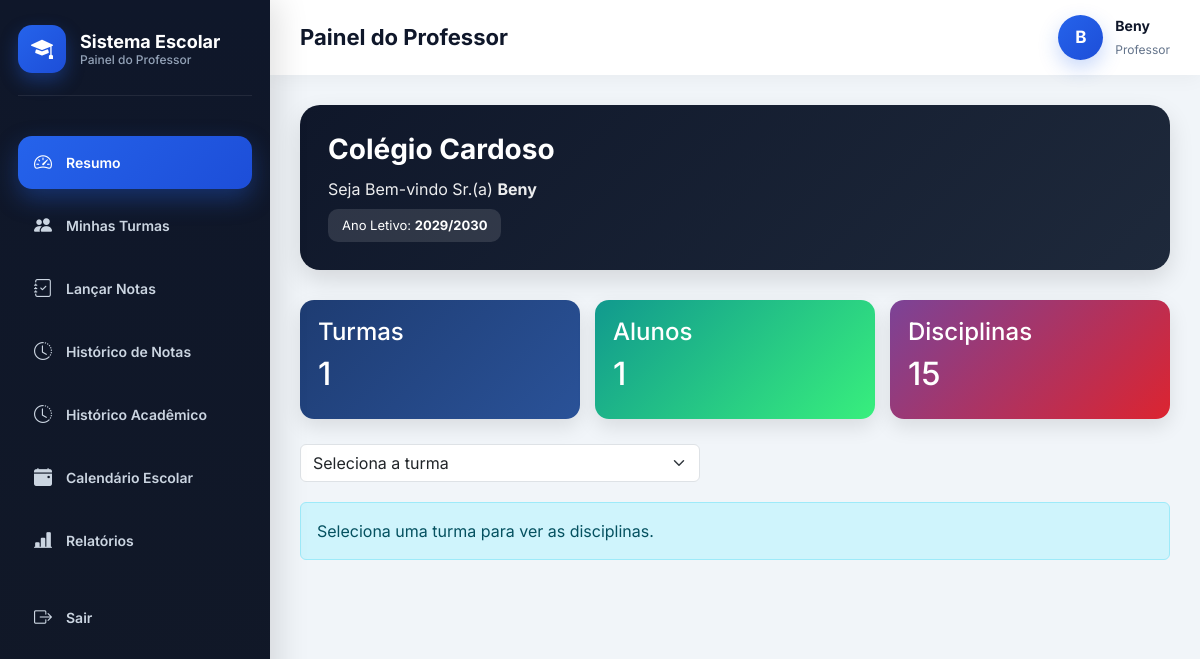
/dashboard/professor/ (signed in), run on an earlier commit of the app's database.
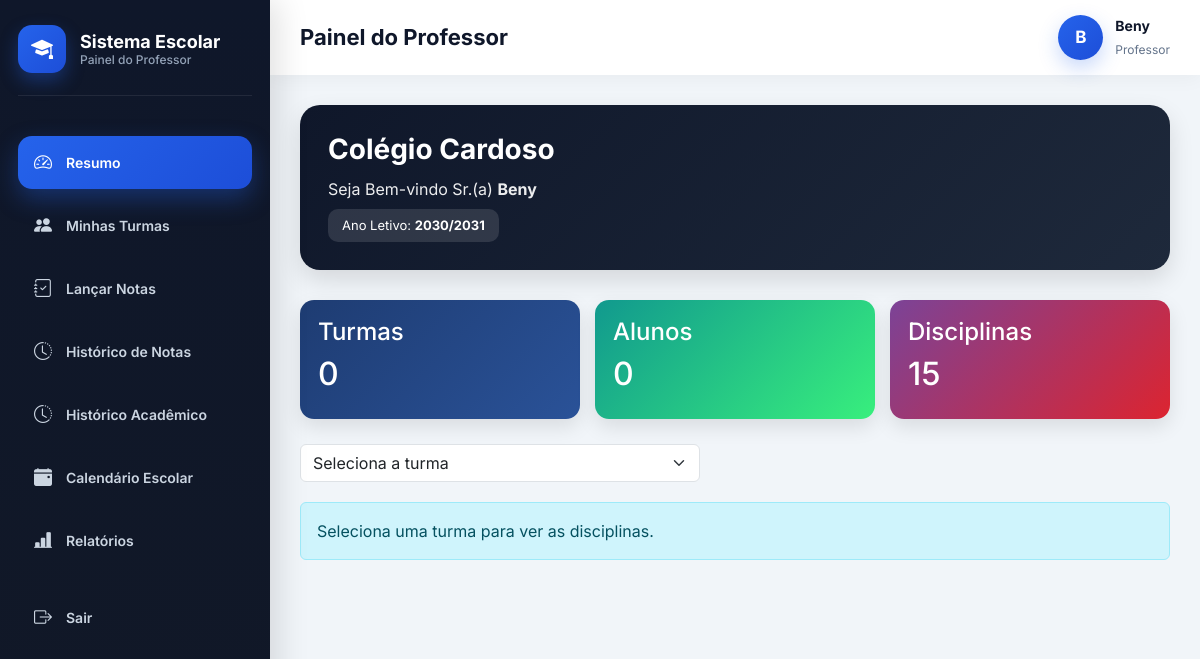
And on a later commit of the database.
### academic/models.py (models this page shows)
class AnoLetivo(models.Model):
    nome = models.CharField(max_length=20)  # Ex: 2025/2026
    ativo = models.BooleanField(default=True)
    escola = models.ForeignKey(
        "Escola",
        on_delete=models.CASCADE,
        related_name="anos_letivos"
    )
    def __str__(self):
        return self.nome

### core/views.py (the view, shortened to what this page needs)
# urls.py: path('dashboard/professor/', views.dashboard_professor, name='dashboard_professor'),
@login_required
def dashboard_professor(request):
    if getattr(request.user, "role", None) != "PROFESSOR":
        return redirect("dashboard")
    professor = request.user
    escola = professor.escola
    ano_letivo = AnoLetivo.objects.filter(
        escola=escola,
        ativo=True
    ).first()
    escola_nome = (
        escola.nome
        if escola
        else "Sem escola vinculada"
    )
    disciplinas_prof = Disciplina.objects.filter(
        professor=professor,
        escola=escola
    ).select_related(
        "turma",
        "turma__ano_letivo"
    )
    turmas = (
        Turma.objects
        .filter(
            disciplinas__professor=professor,
            ano_letivo=ano_letivo
        )
        .select_related(
            "curso",
            "ano_letivo"
        )
        .distinct()
        .order_by(
            "classe",
            "identificador"
        )
    )
    total_turmas = turmas.count()
    total_alunos = Aluno.objects.filter(
        turma__in=turmas
    ).count()
    total_disciplinas = disciplinas_prof.count()
    turma_id = request.GET.get("turma")
    turma_selecionada = None
    disciplinas = []
    context = {
        "escola_nome": escola_nome,
        "ano_letivo": ano_letivo,
        "total_turmas": total_turmas,
        "total_alunos": total_alunos,
        "total_disciplinas": total_disciplinas,
        "turmas": turmas,
        "turma_selecionada": turma_selecionada,
        "disciplinas": disciplinas,
    }
    return render(
        request,
        "dashboard_professor.html",
        context
    )

### core/templates/dashboard_professor.html (shortened to what this page needs)
{% extends "base_professor.html" %}
{% block content %}
<div class="dashboard-header">
    <div>
        <h3>
            {{ escola_nome }}
        </h3>
        <p>
            Seja Bem-vindo Sr.(a)
            <strong>
                {{ request.user.get_full_name|default:request.user.username }}
            </strong>
        </p>
        <div class="info-badge">
            Ano Letivo:
            <strong>
                {% if ano_letivo %}
                    {{ ano_letivo.nome }}
                {% else %}
                    Não definido
                {% endif %}
            </strong>
        </div>
    </div>
</div>
<div class="cards">
    <div class="card-box card-blue">
        <h4>Turmas</h4>
        <h2>{{ total_turmas }}</h2>
    </div>
    <div class="card-box card-green">
        <h4>Alunos</h4>
        <h2>{{ total_alunos }}</h2>
    </div>
    <div class="card-box card-purple">
        <h4>Disciplinas</h4>
        <h2>{{ total_disciplinas }}</h2>
    </div>
</div>
<div class="select-box">
<form method="GET">
    <select
        name="turma"
        class="form-select"
        onchange="this.form.submit()"
    >
        <option value="">
            Seleciona a turma
        </option>
    </select>
</form>
</div>
{% if not turma_selecionada %}
<div class="alert alert-info">
    Seleciona uma turma para ver as disciplinas.
</div>
{% endif %}
{% endblock %}

What changed in the data, as far as the page shows it:
no longer on this page (row edited): AnoLetivo: nome "2029/2030"
added AnoLetivo: nome "2030/2031"
Also different on the page:
{{ total_turmas }}: "1" → "0"
{{ total_alunos }}: "1" → "0"
